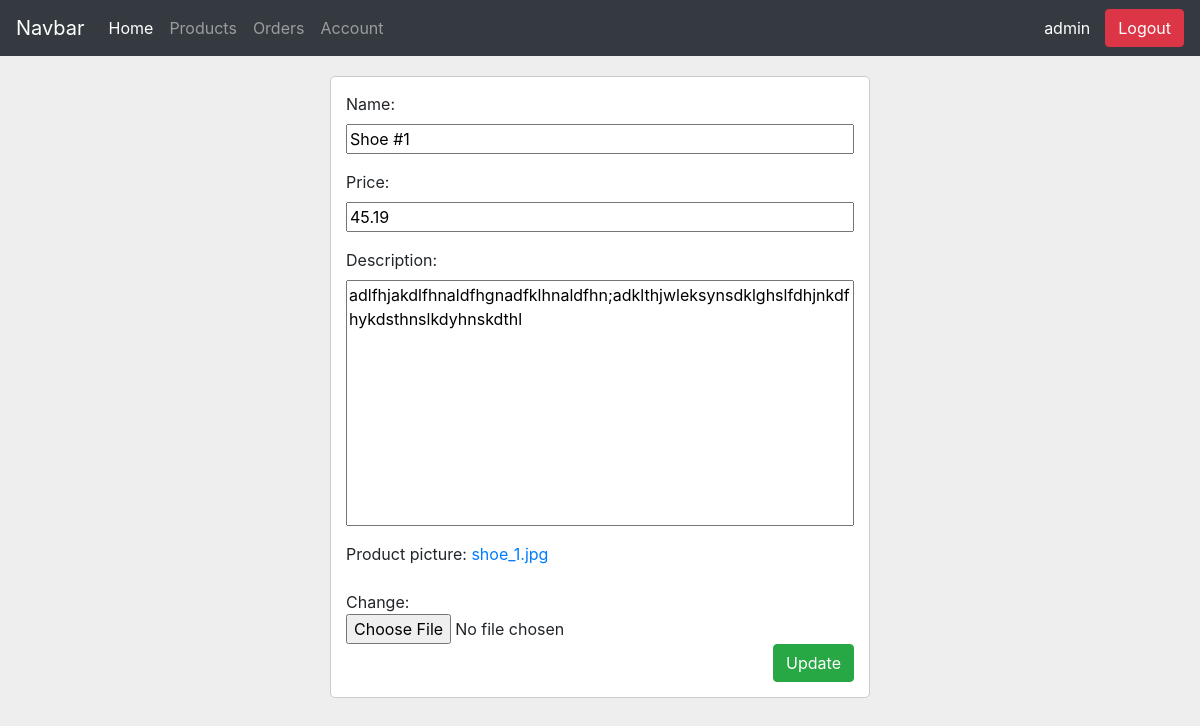
The page /update-product/1/ (signed in) on the database its author committed.
### client/models.py (models this page shows, shortened)
class Product(models.Model):
	name = models.CharField(max_length=30)
	price = models.FloatField()
	description = models.CharField(max_length=255)
	product_pic = models.ImageField()
	seller = models.ForeignKey(User, on_delete=models.CASCADE)
	created_at = models.DateTimeField(auto_now_add=True)
	updated_at = models.DateTimeField(auto_now=True)

### client/views_crud/products.py (the view, shortened to what this page needs)
# urls.py: path("update-product/<int:id>/", update_product, name="update-product"),
@login_required(login_url="login")
def update_product(request, id):
	product = Product.objects.get(id=id)
	context = {
		"product": product,
	}
	return render(request, "products/update-product.html", context)

### client/templates/products/update-product.html (shortened to what this page needs)
{% extends 'base.html' %}
{% block body %}
{% include "nav.html" %}
<form method="POST" enctype="multipart/form-data">
	<div class="form-group">
		<label for="id_name">Name:</label>
		<input type="text" name="name" value="{{product.name}}" maxlength="30" required="" id="id_name">
	</div>
	<div class="form-group">
		<label for="id_price">Price:</label>
		<input type="number" name="price" value="{{product.price}}" step="any" required="" id="id_price">
	</div>
	<div class="form-group">
		<label for="id_description">Description:</label>
		<textarea name="description" cols="40" rows="10" required="" id="id_description">{{product.description}}</textarea>
	</div>
	<div class="form-group">
		<label for="id_product_pic">Product picture:</label> <a href="{{product.product_pic.url}}">{{product.product_pic.name}}</a><br>
	</div>
	<div class="form-group mb-0">
		Change: <input type="file" name="product_pic" accept="image/*" id="id_product_pic">
	</div>
	<div>
		<button type="submit" class="btn btn-success">Update</button>
	</div>
</form>
{% endblock %}

### client/templates/nav.html (shortened to what this page needs)
<nav class="navbar navbar-expand-lg navbar-dark bg-dark">
  <a class="navbar-brand" href="#">Navbar</a>
  <div class="collapse navbar-collapse" id="navbarSupportedContent">
    <ul class="navbar-nav mr-auto">
      <li class="nav-item active">
        <a class="nav-link" href="{% url 'index' %}">Home <span class="sr-only">(current)</span></a>
      </li>
      <li class="nav-item">
        <a class="nav-link" href="{% url 'products' %}">Products</a>
      </li>
      <li class="nav-item">
        <a class="nav-link" href="{% url 'orders' %}">Orders</a>
      </li>
      <li class="nav-item">
        <a class="nav-link" href="">Account</a>
      </li>
    </ul>
    {% if user.is_authenticated %}
    <p class="user">{{ user }}</p>
    <a class="btn btn-danger" href="{% url 'logout' %}">Logout</a>
    {% endif %}
  </div>
</nav>

### client/templates/base.html (style rules this page uses)
body { overflow-x: hidden; }
.user { color: white; margin-bottom: 0; margin-right: 15px; }

### client/templates/products/update-product.html (style rules this page uses)
form { background-color: white; margin: 20px auto; border-radius: 5px; padding: 15px; border: 1px solid #ccc; width: 45vw; }
.form-group * { vertical-align: top; }
form div:last-child { text-align: right; }
form input, form textarea { width: 100%; resize: none; }
form input[type="file"] { width: 89.3%; }

### rows shown on the page
Product: name "Shoe #1", price "45.19", description "adlfhjakdlfhnaldfhgnadfklhnaldfhn;adklthjwleksynsdklghslfdhjnkdfhykdsthnslkdyhnskdthl", product_pic.name "shoe_1.jpg"

### other values the page prints
{{ user }} "admin"
